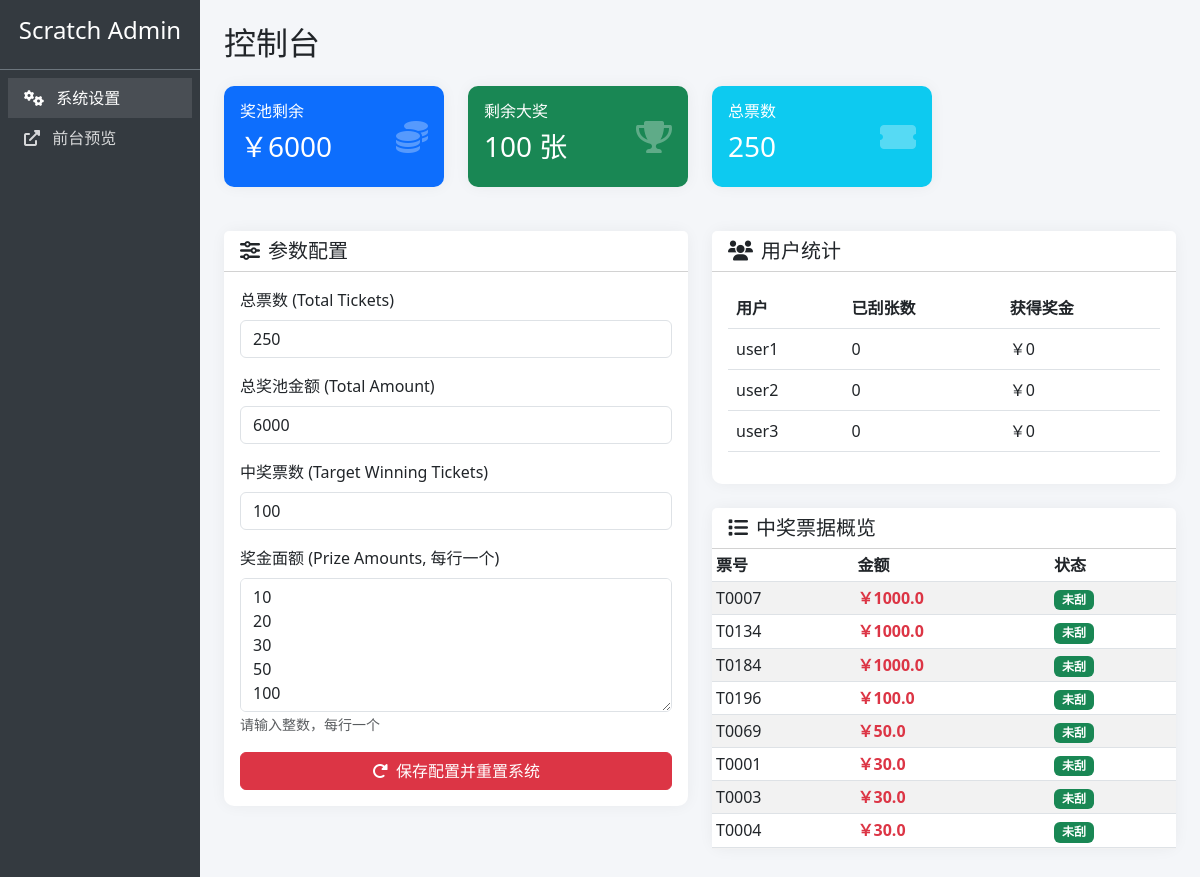
/admin/settings (signed in), run on the app's committed database.
### tables this page shows
CREATE TABLE users (
                id INTEGER PRIMARY KEY,
                username TEXT UNIQUE,
                password TEXT,
                spent_amount REAL DEFAULT 0
            );

CREATE TABLE tickets (
                id INTEGER PRIMARY KEY,
                ticket_number TEXT,
                amount REAL,
                is_selected INTEGER DEFAULT 0
            , owner_username TEXT);

### app.py (the view, shortened to what this page needs)
@app.route('/admin/settings', methods=['GET', 'POST'])
def admin_settings():
    if 'admin' not in session:
        return redirect(url_for('admin'))
    try:
        with open('setting.json', 'r', encoding='utf-8') as f:
            settings = json.load(f)
    except FileNotFoundError:
        settings = {
            'total_tickets': 100,
            'total_amount': 10000,
            'target_winning_tickets': 50,
            'prize_amounts': [10, 20, 30, 50, 100, 200, 500, 1000]
        }
    user_stats = []
    remaining_prize_pool = 0
    remaining_winning_tickets = 0
    winning_tickets = []
    try:
        conn = sqlite3.connect('xx.sqlite')
        cursor = conn.cursor()
        cursor.execute('SELECT username FROM users')
        all_users = [row[0] for row in cursor.fetchall()]
        cursor.execute('''
            SELECT owner_username, COUNT(*), COALESCE(SUM(amount), 0)
            FROM tickets
            WHERE is_selected = 1 AND owner_username IS NOT NULL
            GROUP BY owner_username
        ''')
        stats_data = {row[0]: (row[1], row[2]) for row in cursor.fetchall()}
        user_stats = []
        for username in all_users:
            count, winnings = stats_data.get(username, (0, 0))
            user_stats.append((username, count, winnings))
        for username in stats_data:
            if username not in all_users:
                count, winnings = stats_data[username]
                user_stats.append((f"{username} (已删)", count, winnings))
        cursor.execute('SELECT COALESCE(SUM(amount), 0) FROM tickets WHERE is_selected = 1 AND amount > 0')
        won_amount = cursor.fetchone()[0] or 0
        remaining_prize_pool = settings['total_amount'] - won_amount
        cursor.execute('SELECT COUNT(*) FROM tickets WHERE is_selected = 1 AND amount > 0')
        won_tickets = cursor.fetchone()[0] or 0
        remaining_winning_tickets = settings['target_winning_tickets'] - won_tickets
        cursor.execute('SELECT ticket_number, amount, is_selected FROM tickets WHERE amount > 0 ORDER BY amount DESC, ticket_number')
        winning_tickets = cursor.fetchall()
        conn.close()
    except sqlite3.Error as e:
        print(f"查询统计信息错误: {e}")
    return render_template('admin_settings.html',
                         settings=settings,
                         user_stats=user_stats,
                         remaining_prize_pool=remaining_prize_pool,
                         remaining_winning_tickets=remaining_winning_tickets,
                         winning_tickets=winning_tickets)

### templates/admin_settings.html (shortened to what this page needs)
<!DOCTYPE html>
<html lang="zh-CN">
<head>
    <link href="https://cdn.jsdelivr.net/npm/bootstrap@5.3.0/dist/css/bootstrap.min.css" rel="stylesheet">
    <link href="https://cdnjs.cloudflare.com/ajax/libs/font-awesome/6.0.0/css/all.min.css" rel="stylesheet">
</head>
<body>
    <div class="container-fluid">
        <div class="row">
            <div class="col-md-2 sidebar p-0 d-none d-md-block">
                <div class="p-3 text-center border-bottom border-secondary">
                    <h4>Scratch Admin</h4>
                </div>
                <ul class="nav flex-column p-2">
                    <li class="nav-item">
                        <a class="nav-link active" href="#"><i class="fas fa-cogs me-2"></i> 系统设置</a>
                    </li>
                    <li class="nav-item">
                        <a class="nav-link" href="{{ url_for('index') }}" target="_blank"><i class="fas fa-external-link-alt me-2"></i> 前台预览</a>
                    </li>
                </ul>
            </div>
            <div class="col-md-10 p-4">
                <h2 class="mb-4">控制台</h2>
                <div class="row mb-4">
                    <div class="col-md-3">
                        <div class="card stat-card bg-primary text-white">
                            <div class="card-body d-flex justify-content-between align-items-center">
                                <div>
                                    <h6 class="card-title">奖池剩余</h6>
                                    <h3>￥{{ remaining_prize_pool }}</h3>
                                </div>
                                <i class="fas fa-coins stat-icon"></i>
                            </div>
                        </div>
                    </div>
                    <div class="col-md-3">
                        <div class="card stat-card bg-success text-white">
                            <div class="card-body d-flex justify-content-between align-items-center">
                                <div>
                                    <h6 class="card-title">剩余大奖</h6>
                                    <h3>{{ remaining_winning_tickets }} 张</h3>
                                </div>
                                <i class="fas fa-trophy stat-icon"></i>
                            </div>
                        </div>
                    </div>
                    <div class="col-md-3">
                        <div class="card stat-card bg-info text-white">
                            <div class="card-body d-flex justify-content-between align-items-center">
                                <div>
                                    <h6 class="card-title">总票数</h6>
                                    <h3>{{ settings.total_tickets }}</h3>
                                </div>
                                <i class="fas fa-ticket-alt stat-icon"></i>
                            </div>
                        </div>
                    </div>
                </div>
                <div class="row">
                    <div class="col-md-6">
                        <div class="card">
                            <div class="card-header bg-white">
                                <h5 class="mb-0"><i class="fas fa-sliders-h me-2"></i>参数配置</h5>
                            </div>
                            <div class="card-body">
                                <form method="POST" onsubmit="return confirm('警告：保存将重置所有票据和用户记录！确定要继续吗？');">
                                    <div class="mb-3">
                                        <label class="form-label">总票数 (Total Tickets)</label>
                                        <input type="number" name="total_tickets" class="form-control" value="{{ settings.total_tickets }}" required>
                                    </div>
                                    <div class="mb-3">
                                        <label class="form-label">总奖池金额 (Total Amount)</label>
                                        <input type="number" name="total_amount" class="form-control" value="{{ settings.total_amount }}" required>
                                    </div>
                                    <div class="mb-3">
                                        <label class="form-label">中奖票数 (Target Winning Tickets)</label>
                                        <input type="number" name="target_winning_tickets" class="form-control" value="{{ settings.target_winning_tickets }}" required>
                                    </div>
                                    <div class="mb-3">
                                        <label class="form-label">奖金面额 (Prize Amounts, 每行一个)</label>
                                        <textarea name="prize_amounts" class="form-control" rows="5" required>{% for amount in settings.prize_amounts %}{{ amount }}
{% endfor %}</textarea>
                                        <small class="text-muted">请输入整数，每行一个</small>
                                    </div>
                                    <div class="d-grid">
                                        <button type="submit" class="btn btn-danger">
                                            <i class="fas fa-redo-alt me-2"></i>保存配置并重置系统
                                        </button>
                                    </div>
                                </form>
                            </div>
                        </div>
                    </div>
                    <div class="col-md-6">
                        <div class="card">
                            <div class="card-header bg-white">
                                <h5 class="mb-0"><i class="fas fa-users me-2"></i>用户统计</h5>
                            </div>
                            <div class="card-body">
                                <div class="table-responsive">
                                    <table class="table table-hover">
                                        <thead>
                                            <tr>
                                                <th>用户</th>
                                                <th>已刮张数</th>
                                                <th>获得奖金</th>
                                            </tr>
                                        </thead>
                                        <tbody>
                                            {% for stat in user_stats %}
                                            <tr>
                                                <td>{{ stat[0] }}</td>
                                                <td>{{ stat[1] }}</td>
                                                <td>￥{{ stat[2] }}</td>
                                            </tr>
                                            {% endfor %}
                                        </tbody>
                                    </table>
                                </div>
                            </div>
                        </div>
                        <div class="card mt-4">
                            <div class="card-header bg-white">
                                <h5 class="mb-0"><i class="fas fa-list me-2"></i>中奖票据概览</h5>
                            </div>
                            <div class="card-body p-0" style="max-height: 300px; overflow-y: auto;">
                                <table class="table table-sm table-striped mb-0">
                                    <thead>
                                        <tr>
                                            <th>票号</th>
                                            <th>金额</th>
                                            <th>状态</th>
                                        </tr>
                                    </thead>
                                    <tbody>
                                        {% for ticket in winning_tickets %}
                                        <tr>
                                            <td>{{ ticket[0] }}</td>
                                            <td class="text-danger fw-bold">￥{{ ticket[1] }}</td>
                                            <td>
                                                {% if ticket[2] %}
                                                <span class="badge bg-secondary">已刮</span>
                                                {% else %}
                                                <span class="badge bg-success">未刮</span>
                                                {% endif %}
                                            </td>
                                        </tr>
                                        {% endfor %}
                                    </tbody>
                                </table>
                            </div>
                        </div>
                    </div>
                </div>
            </div>
        </div>
    </div>
</body>
</html>

### templates/admin_settings.html (style rules this page uses)
body { background-color: #f4f6f9; }
.sidebar { min-height: 100vh; background: #343a40; color: #fff; }
.nav-link { color: rgba(255,255,255,.8); }
.nav-link:hover, .nav-link.active { color: #fff; background: rgba(255,255,255,.1); }
.card { border: none; box-shadow: 0 0 15px rgba(0,0,0,0.05); border-radius: 10px; margin-bottom: 20px; }
.stat-card { transition: transform 0.2s; }
.stat-icon { font-size: 2rem; opacity: 0.3; }

### data on the page
users: username "user1", stat "0"
users: username "user2", stat "0"
users: username "user3", stat "0"
tickets: ticket_number "T0007", amount "1000.0", is_selected "未刮"
tickets: ticket_number "T0134", amount "1000.0", is_selected "未刮"
tickets: ticket_number "T0184", amount "1000.0", is_selected "未刮"
tickets: ticket_number "T0196", amount "100.0", is_selected "未刮"
tickets: ticket_number "T0069", amount "50.0", is_selected "未刮"
tickets: ticket_number "T0001", amount "30.0", is_selected "未刮"
tickets: ticket_number "T0003", amount "30.0", is_selected "未刮"
tickets: ticket_number "T0004", amount "30.0", is_selected "未刮"

### other printed values
{{ remaining_prize_pool }} "6000"
{{ remaining_winning_tickets }} "100"
{{ settings.total_tickets }} "250"
